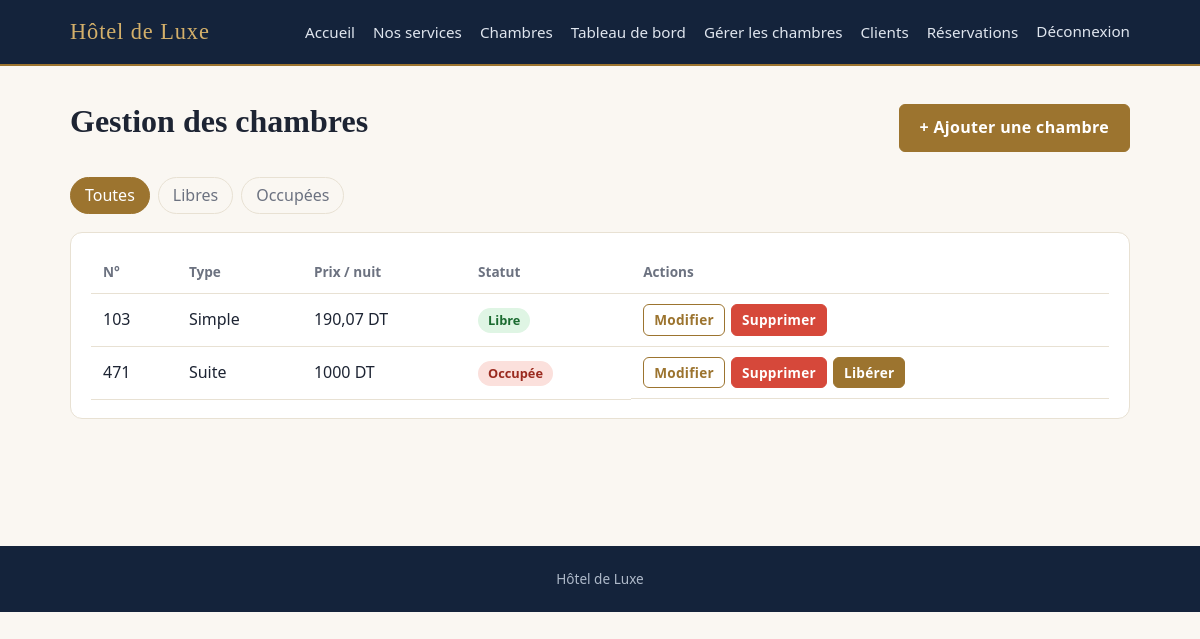
Page /gestion/chambres/ (signed in) on the committed database.
### hotel/models.py (models this page shows, shortened)
class Chambre(models.Model):
    TYPES = [("simple", "Simple"), ("double", "Double"), ("suite", "Suite")]
    num_chambre = models.PositiveIntegerField(
        "Numéro de chambre", unique=True, validators=[MinValueValidator(1)])
    type_chambre = models.CharField("Type", max_length=10, choices=TYPES)
    prix_nuit = models.DecimalField(
        "Prix par nuit", max_digits=8, decimal_places=2,
        validators=[MinValueValidator(Decimal("0.01"))])
    description = models.TextField(blank=True)
    equipements = models.CharField(
        "Équipements", max_length=200, blank=True,
        help_text="Séparés par des virgules. Ex : WiFi, TV, Climatisation")
    photo = models.FileField("Photo", upload_to="chambres/", blank=True)
    objects = ChambreQuerySet.as_manager()
    class Meta:
        ordering = ["num_chambre"]
    def reservation_actuelle(self):
        jour = aujourdhui()
        return self.reservations.filter(date_debut__lte=jour, date_fin__gt=jour).first()

### hotel/views.py (the view)
# urls.py: path("gestion/chambres/", views.gestion_chambres, name="gestion_chambres"),
@personnel_requis
def gestion_chambres(request):
    filtre = request.GET.get("filtre", "toutes")
    chambres = Chambre.objects.avec_statut()
    if filtre == "libres":
        chambres = chambres.filter(occupee=False)
    elif filtre == "occupees":
        chambres = chambres.filter(occupee=True)
    return render(request, "hotel/gestion_chambres.html", {"chambres": chambres, "filtre": filtre})

### hotel/context.py (called while the page is built)
def parametres_hotel(request):
    return {"NOM_HOTEL": settings.NOM_HOTEL, "DEVISE": settings.DEVISE}

### hotel/models.py (called while the page is built)
def aujourdhui():
    return timezone.localdate()

    def avec_statut(self, jour=None):
        jour = jour or aujourdhui()
        en_cours = Reservation.objects.filter(
            chambre=OuterRef("pk"), date_debut__lte=jour, date_fin__gt=jour)
        return self.annotate(occupee=Exists(en_cours))

### hotel/templates/hotel/gestion_chambres.html (shortened to what this page needs)
{% extends "hotel/base.html" %}
{% block contenu %}
<div class="entete"><h1>Gestion des chambres</h1><a class="bouton" href="{% url 'chambre_ajouter' %}">+ Ajouter une chambre</a></div>
<div class="onglets">
  <a href="?filtre=toutes" class="{% if filtre == 'toutes' %}actif{% endif %}">Toutes</a>
  <a href="?filtre=libres" class="{% if filtre == 'libres' %}actif{% endif %}">Libres</a>
  <a href="?filtre=occupees" class="{% if filtre == 'occupees' %}actif{% endif %}">Occupées</a>
</div>
<div class="tableau panneau"><table>
  <tr><th>N°</th><th>Type</th><th>Prix / nuit</th><th>Statut</th><th>Actions</th></tr>
  {% for c in chambres %}
  <tr><td>{{ c.num_chambre }}</td><td>{{ c.get_type_chambre_display }}</td>
    <td>{{ c.prix_nuit|floatformat:"-2" }} {{ DEVISE }}</td>
    <td>{% if c.occupee %}<span class="badge rouge">Occupée</span>{% else %}<span class="badge vert">Libre</span>{% endif %}</td>
    <td class="actions">
      <a class="bouton petit secondaire" href="{% url 'chambre_modifier' c.pk %}">Modifier</a>
      <a class="bouton petit danger" href="{% url 'chambre_supprimer' c.pk %}">Supprimer</a>
      {% if c.occupee %}
      <form method="post" action="{% url 'reservation_liberer' c.reservation_actuelle.pk %}" class="form-inline">{% csrf_token %}
        <button class="bouton petit">Libérer</button></form>
      {% endif %}
    </td></tr>
  {% empty %}<tr><td colspan="5">Aucune chambre.</td></tr>{% endfor %}
</table></div>
{% endblock %}

### hotel/static/hotel/style.css (style rules this page uses)
:root { --marine:#14233b;--accent:#9c742f;--or:#d4b06a;--fond:#faf7f2;--carte:#fff;--texte:#1d2433;--gris:#6c7280; --bordure:#e8e1d3;--logo:#14233b;--vert:#2f9e44;--rouge:#d6483a;--bleu:#2f7fd1; --serif:Georgia,"Times New Roman",serif }
* { box-sizing:border-box }
html { scroll-behavior:smooth }
body { margin:0;font-family:"Segoe UI",system-ui,sans-serif;background:var(--fond);color:var(--texte);line-height:1.6 }
h1,h2,h3 { font-family:var(--serif);font-weight:600 }
h1 { margin:.2em 0 .6em }
.form-inline { display:inline;margin:0 }
.bouton { display:inline-block;background:var(--accent);color:#fff;padding:10px 20px;border-radius:6px;border:1px solid var(--accent); text-decoration:none;cursor:pointer;font:inherit;font-weight:600;letter-spacing:.02em }
.bouton.secondaire { background:transparent;color:var(--accent) }
.bouton.danger { background:var(--rouge);border-color:var(--rouge);color:#fff }
.bouton.petit { padding:4px 10px;font-size:.85rem }
.badge { display:inline-block;padding:2px 10px;border-radius:999px;font-size:.8rem;font-weight:600 }
.badge.vert,.badge.a_venir { background:#dff5e4;color:#1b6b30 }
.badge.rouge { background:#fbe0dc;color:#9a2a1f }
.panneau { background:var(--carte);border:1px solid var(--bordure);border-radius:12px;padding:18px 20px;margin-top:18px }
.entete { display:flex;justify-content:space-between;align-items:center;flex-wrap:wrap;gap:10px }
.onglets { display:flex;gap:8px;margin:10px 0 }
.onglets a { padding:5px 14px;border-radius:999px;text-decoration:none;color:var(--gris);border:1px solid var(--bordure) }
.onglets a.actif { background:var(--accent);color:#fff;border-color:var(--accent) }
.tableau { overflow-x:auto }
table { width:100%;border-collapse:collapse }
th,td { padding:10px 12px;text-align:left;border-bottom:1px solid var(--bordure);white-space:nowrap }
th { color:var(--gris);font-size:.85rem }
.actions { display:flex;gap:6px;align-items:center }

### rows in the picture
Chambre: num_chambre "103", type_chambre "Simple", prix_nuit "190,07", DEVISE "DT", shows "Libre"
Chambre: num_chambre "471", type_chambre "Suite", prix_nuit "1000", DEVISE "DT", shows "Occupée"

### other values in the picture
{{ NOM_HOTEL }} "Hôtel de Luxe"
